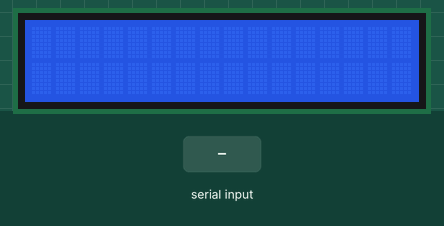
Bench run of a sketch on a simulated Arduino Uno, built with avr-gcc and run on an emulated ATmega328P. Shown: 16×2 character LCD. The inputs (shaded band) are chosen by the test bench.

Above: at 1.2 s.
1.3 s: "1" received over Serial
At 2.1 s:
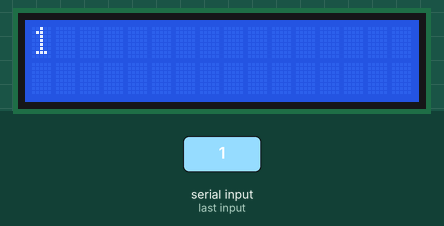
2.9 s: "0" received over Serial
At 3.3 s:
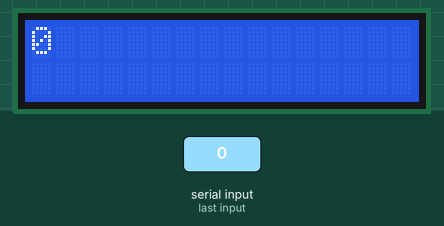
4.5 s: "2" received over Serial
At 5.7 s:
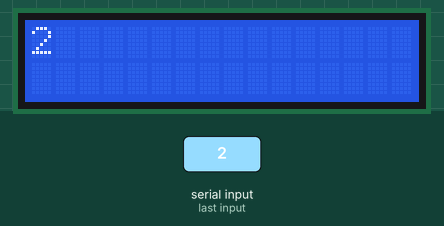
Timing chart, 0 to 7.5 s (numbered marks = the images above; inputs shaded):
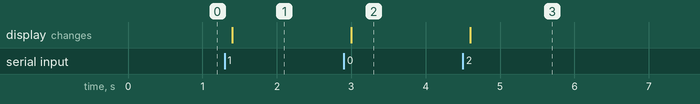

Measured:
- after the input at 1.3 s, the display: changes after 0.10 s (image 1)
- after the input at 2.9 s, the display: changes after 0.10 s (image 2)
- after the input at 4.5 s, the display: changes after 0.10 s (image 3)

The sketch:

arduinoUno_serial_comm.ino
```cpp
//Arduino Uno receiver Code
#include <LiquidCrystal.h>

// pin variables
LiquidCrystal lcd(8, 9, 4, 5, 6, 7); //These are the pins used on this shield

char str[4];
bool dispFlag = false;
void setup() {
  Serial.begin(115200);
  lcd.begin(16, 2);              // start the lcd object
}

void loop() {
  int i=0;

  if (Serial.available()) {
    delay(100); //allows all serial sent to be received together
    while(Serial.available() && i<4) {
      str[i++] = Serial.read();
    }
    str[i++]='\0';
    dispFlag = true;
  }

  if(i>0) {
    lcd.setCursor(0,0);
    lcd.print(str);
  }
}
```
